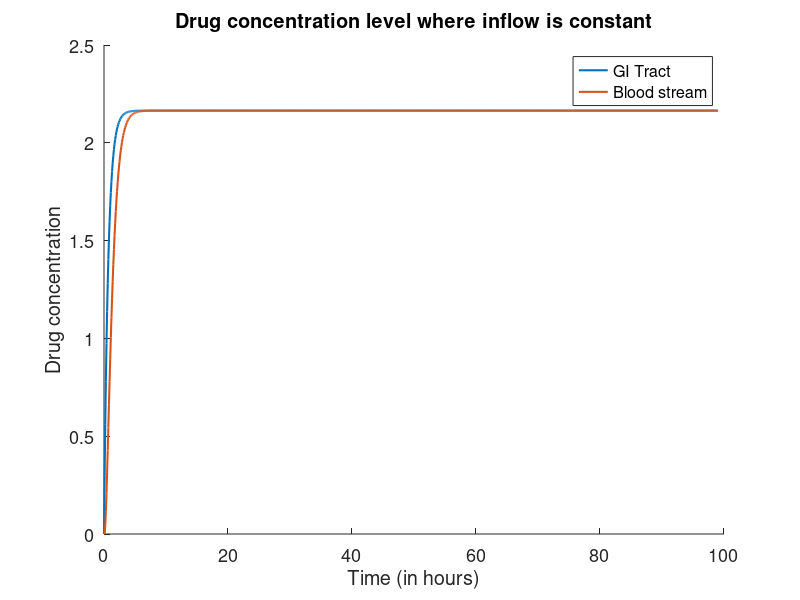

The MATLAB source for this figure:
%Q3(d):

% Explanation : Maximum drug level = a / k1 (a = 3, k1 = 1.386 here) is
% reached in GI-tract and remains same forever as constant supply is given
% continuously. Similarly some maximum value in blood stream is reached
% after some time which remains constant forever. Here if value of k2
% increases maximum value reached is less and it takes less time to reach that value as drug %elimination rate increases. 
close all;
clear all;
set(gca,'fontsize',13)
hold on

total = 100;
dt = 0.1;
iter = (total - 1) / dt + 1;
Q1 = zeros(iter, 1);
Q2 = zeros(iter, 1);
Q1(1) = 0;
Q2(1) = 0;
k1 = 1.386;
k2 = 01.386;
t = zeros(iter, 1);
for i = 2 : iter
    Q1(i) = Q1(i - 1) - dt * k1 * Q1(i - 1) + 3 * dt;
    Q2(i) = Q2(i - 1) + dt * (k1 * Q1(i - 1) - k2 * Q2(i - 1)); 
    t(i) = t(i - 1) + dt;
end;
plot(t, Q1,'lineWidth',1.5);
hold on
plot(t, Q2,'lineWidth',1.5);
legend('GI Tract', 'Blood stream');
title('Drug concentration level where inflow is constant');
xlabel('Time (in hours)');
ylabel('Drug concentration');
